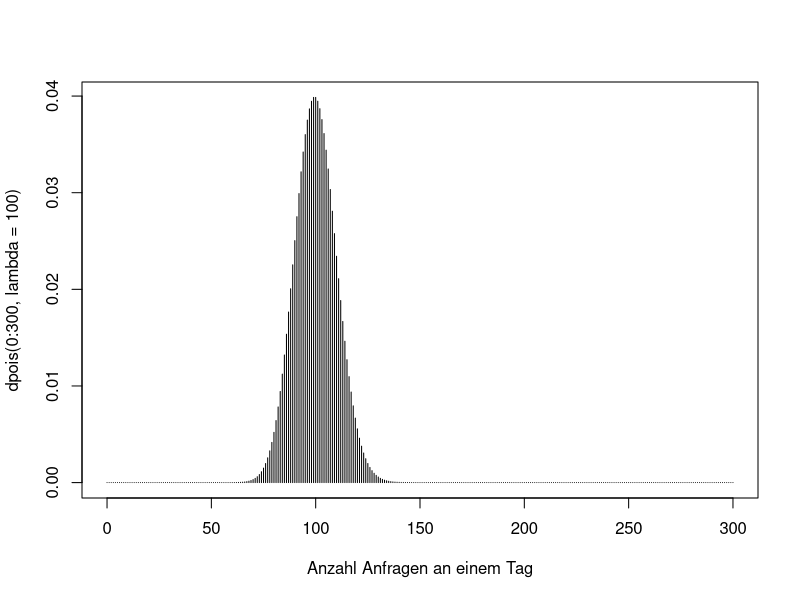
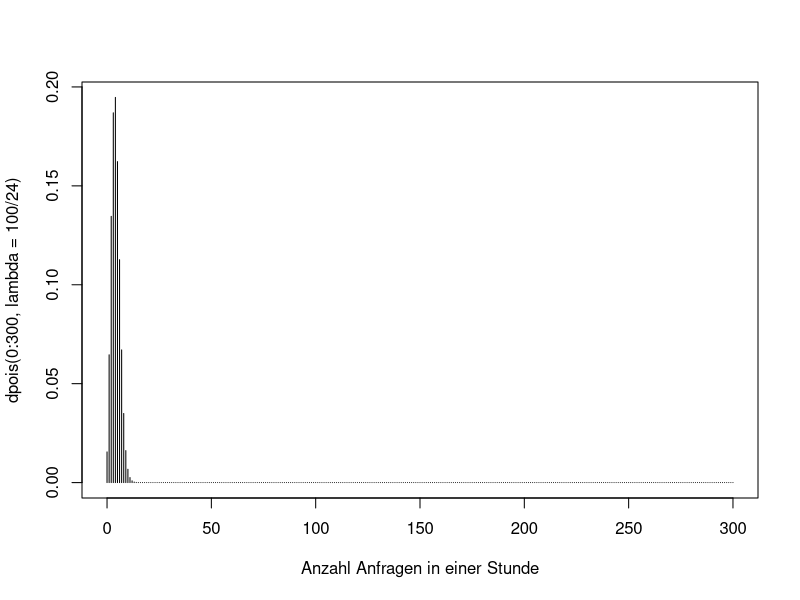
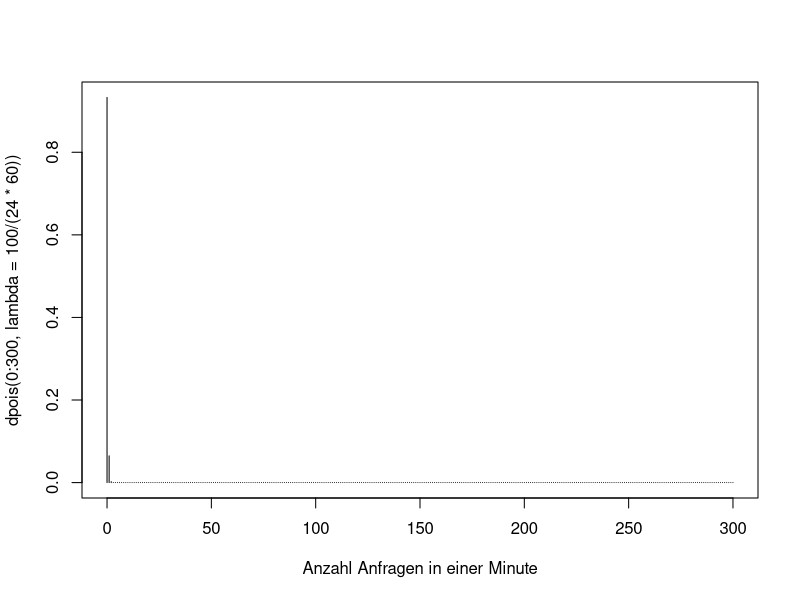
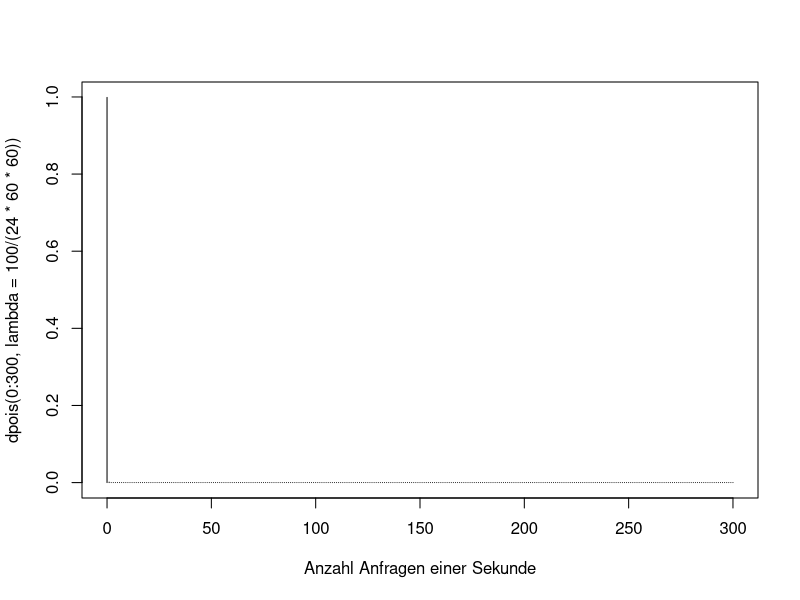
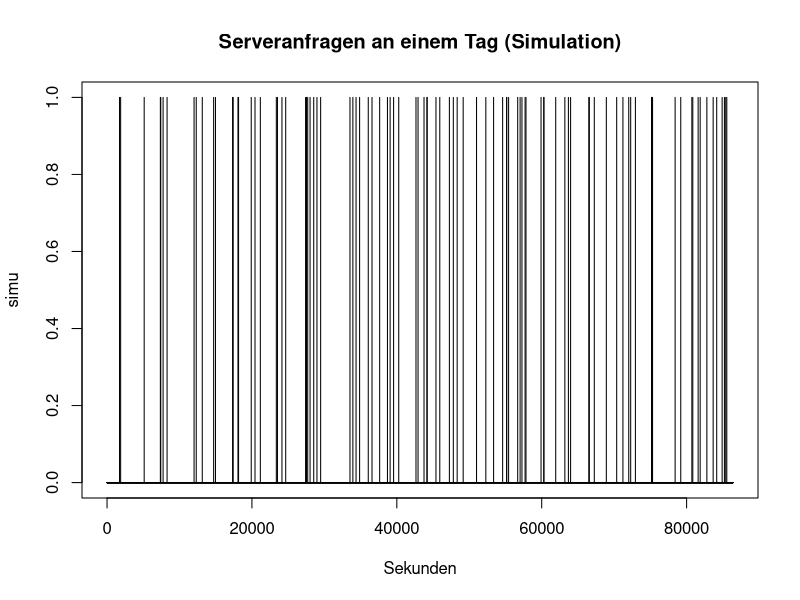
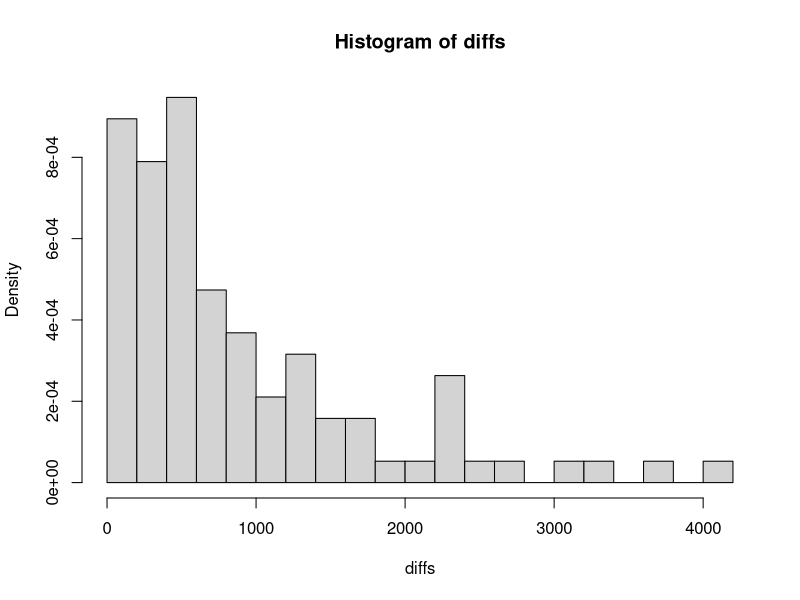
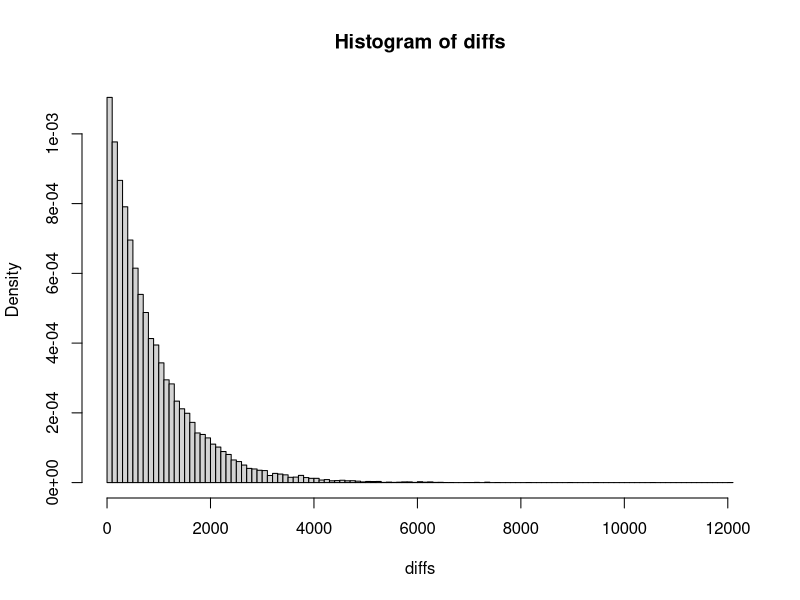
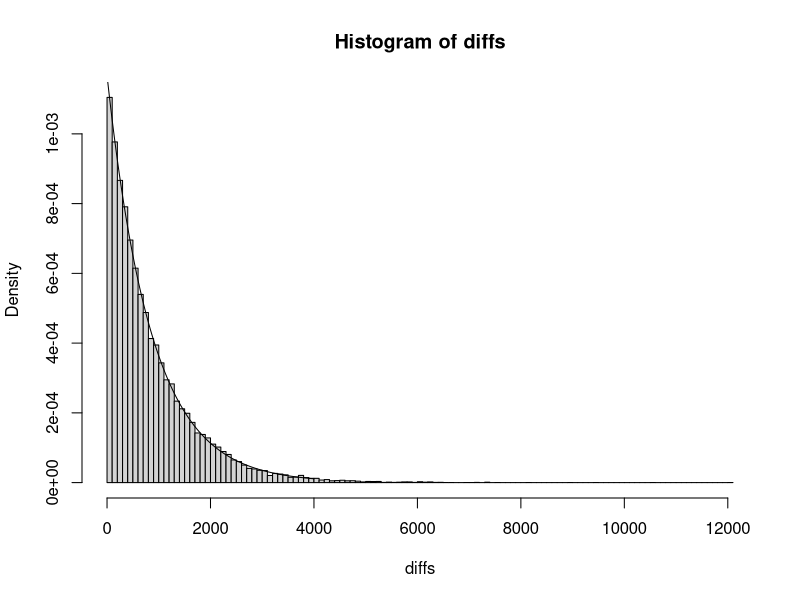

Write the R code that produced these figures, in order.
## ---- chunk 1
knitr::opts_chunk$set(echo = FALSE)
height = 3
width  = 6
## ---- chunk 2
plot(0:300, dpois(0:300, lambda = 100), type='h', xlab='Anzahl Anfragen an einem Tag')
## ---- chunk 3
plot(0:300, dpois(0:300, lambda = 100/24), type='h', xlab='Anzahl Anfragen in einer Stunde')
## ---- chunk 4
plot(0:300, dpois(0:300, lambda = 100/(24*60)), type='h', xlab='Anzahl Anfragen in einer Minute')
## ---- chunk 5
plot(0:300, dpois(0:300, lambda = 100/(24*60*60)), type='h', xlab='Anzahl Anfragen einer Sekunde')
## ---- chunk 6
simu = rpois(0:86400, lambda = 100/86400) 
  plot(0:86400, simu, type='h', 
       main='Serveranfragen an einem Tag (Simulation)',
       xlab = 'Sekunden'
       )
## ---- chunk 7
  times = (0:86400)[simu == 1]
  diffs = diff(times)
  hist(diffs,20, freq = FALSE)
## ---- chunk 8
  simu = rpois(0:(365*86400), lambda = 100/86400) 
  times = (0:(86400*365))[simu == 1]
  diffs = diff(times)
  hist(diffs,90, freq = FALSE)
## ---- chunk 9
  hist(diffs,90, freq = FALSE)
  lines(0:4000, dexp(0:4000, rate=1.0/mean(diffs)))
  #Trick mit 1/means(diffs) später
## ---- chunk 10
  1/mean(diffs)
  100/84600
